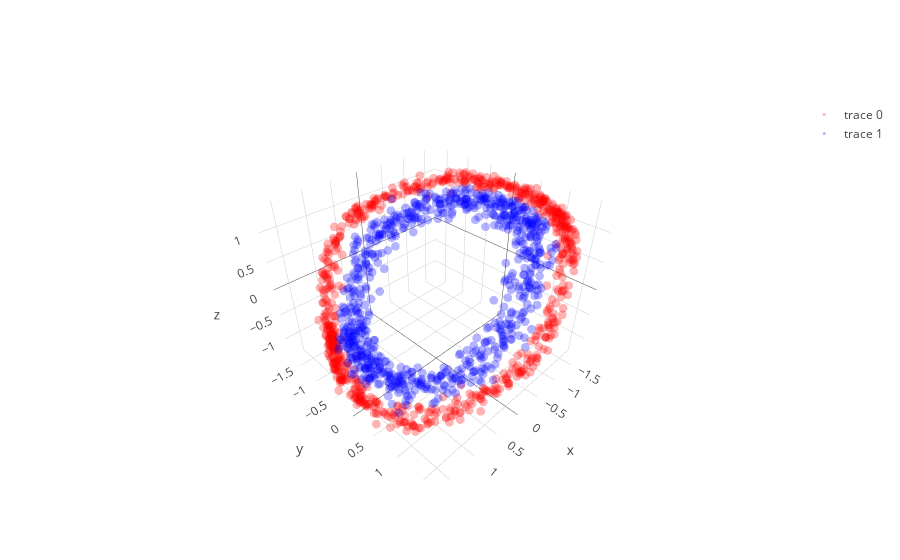

Notebook code for this chart:
### Code cell
learning_rate = 0.0000008; beta1=0.999; beta2=0.999; adam_e = 1e-8 

l1 = PCA_layer(2,3)
l1b= batch_norm()
l2 = PCA_layer(3,3)
l2b= batch_norm()
l3 = PCA_layer(3,2)

mini_batch_size    = 100
training_iteration = 500

copyX = np.copy(X)
for iter in range(training_iteration):

    copyX = shuffle(copyX)
    for current_batch_index in range(0,len(X),mini_batch_size):
        current_batch = copyX[current_batch_index:current_batch_index+mini_batch_size]
        layer1,layer1_var = l1.feed_non(current_batch,1)
        layer1bn = l1b.feed(layer1)
        layer2,layer2_var = l2.feed_non(layer1bn,1)
        layer2bn = l2b.feed(layer2)
        layer3,layer3_var = l3.feed_linear(layer2bn)

        sys.stdout.write("Iter: " + str(iter) + " " + str(layer1_var.mean() + layer2_var.mean() + layer3_var.mean()) + '\r')
        sys.stdout.flush()
        
        grad3 = l3.back_linear()
        grad2bn = l2b.back(grad3)
        grad2 = l2.back_non(grad2bn,cancel=0,sign_value=-1)
        grad1bn = l1b.back(grad2)
        grad1 = l1.back_non(grad1bn,cancel=0,sign_value=-1)
   
layer1,layer1_var = l1.feed_non(X,0)
layer1bn = l1b.feed(layer1)
layer2,layer2_var = l2.feed_non(layer1bn,0)
layer2bn = l2b.feed(layer2)
layer3,layer3_var = l3.feed_linear(layer2bn)

trace1 = go.Scatter3d(
    x=layer2bn[y==0,0],
    y=layer2bn[y==0,1],
    z=layer2bn[y==0,2],
    mode='markers',
    line=dict(color='red',width=0.5),
    marker=dict(size=3,opacity=0.3)
)
trace2 = go.Scatter3d(
    x=layer2bn[y==1,0],
    y=layer2bn[y==1,1],
    z=layer2bn[y==1,2],
    mode='markers',
    line=dict(color='blue',width=0.5),
    marker=dict(size=3,opacity=0.3)
)
data = [trace1,trace2]
fig  = go.Figure(data=data)
iplot(fig)

plt.figure(figsize=(8,6))
plt.scatter(layer3[y==0, 0], layer3[y==0, 1], color='red', alpha=0.5)
plt.scatter(layer3[y==1, 0], layer3[y==1, 1], color='blue', alpha=0.5)
plt.show()

### Figure 1 — Plotly figure (JSON) as saved in the notebook; plotly's stock layout.template omitted (floating-point values rounded to 4 significant figures; data arrays with more than 128 entries replaced by an {"elided": "..."} marker saying what was removed)
{"data": [{"line": {"color": "red", "width": 0.5}, "marker": {"opacity": 0.3, "size": 3}, "mode": "markers", "type": "scatter3d", "uid": "46070571-3af1-4891-8d09-1e450f4b74c8", "x": {"elided": "750 float values"}, "y": {"elided": "750 float values"}, "z": {"elided": "750 float values"}}, {"line": {"color": "blue", "width": 0.5}, "marker": {"opacity": 0.3, "size": 3}, "mode": "markers", "type": "scatter3d", "uid": "01df927f-e96b-436f-be80-a2d3d767bdb8", "x": {"elided": "750 float values"}, "y": {"elided": "750 float values"}, "z": {"elided": "750 float values"}}], "layout": {}}
